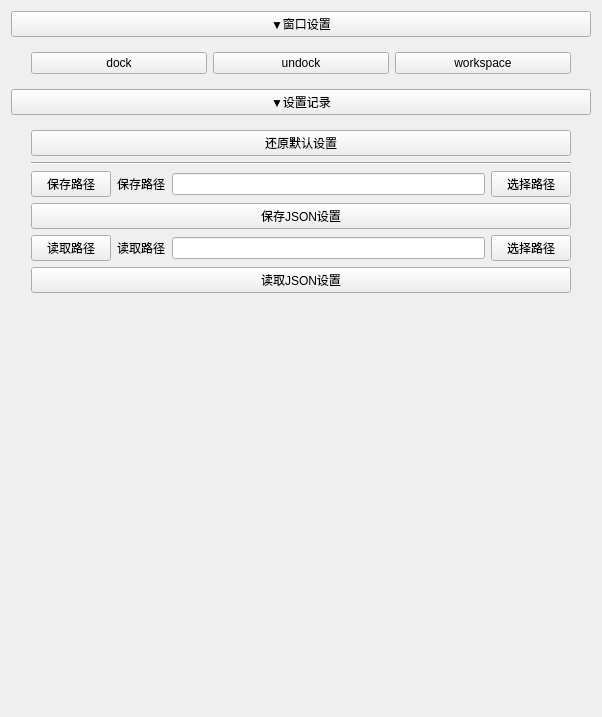
         <widget class="QWidget" name="scrollAreaWidgetContents_5">
          <property name="geometry">
           <rect>
            <x>0</x>
            <y>0</y>
            <width>602</width>
            <height>717</height>
           </rect>
          </property>
          <layout class="QVBoxLayout" name="verticalLayout_10">
           <item>
            <widget class="QPushButton" name="Window_Setting_Toggle">
             <property name="text">
              <string>▼窗口设置</string>
             </property>
            </widget>
           </item>
           <item>
            <widget class="QWidget" name="Window_Setting_Layout" native="true">
             <layout class="QHBoxLayout" name="horizontalLayout_3">
              <property name="leftMargin">
               <number>20</number>
              </property>
              <property name="rightMargin">
               <number>20</number>
              </property>
              <item>
               <widget class="QPushButton" name="Maya_Dock">
                <property name="text">
                 <string>dock</string>
                </property>
               </widget>
              </item>
              <item>
               <widget class="QPushButton" name="Maya_Undock">
                <property name="text">
                 <string>undock</string>
                </property>
               </widget>
              </item>
              <item>
               <widget class="QPushButton" name="Maya_Workspace">
                <property name="text">
                 <string>workspace</string>
                </property>
               </widget>
              </item>
             </layout>
            </widget>
           </item>
           <item>
            <widget class="QPushButton" name="Attribute_Setting_Toggle">
             <property name="font">
              <font>
               <weight>50</weight>
               <bold>false</bold>
              </font>
             </property>
             <property name="text">
              <string>▼设置记录</string>
             </property>
            </widget>
           </item>
           <item>
            <widget class="QWidget" name="Attribute_Setting_Layout" native="true">
             <layout class="QVBoxLayout" name="verticalLayout_11">
              <property name="leftMargin">
               <number>20</number>
              </property>
              <property name="topMargin">
               <number>9</number>
              </property>
              <property name="rightMargin">
               <number>20</number>
              </property>
              <property name="bottomMargin">
               <number>9</number>
              </property>
              <item>
               <widget class="QPushButton" name="Default_Setting">
                <property name="text">
                 <string>还原默认设置</string>
                </property>
               </widget>
              </item>
              <item>
               <widget class="Line" name="line">
                <property name="orientation">
                 <enum>Qt::Horizontal</enum>
                </property>
               </widget>
              </item>
              <item>
               <layout class="QHBoxLayout" name="horizontalLayout_30">
                <item>
                 <widget class="QPushButton" name="Win_SaveJSON_DIR">
                  <property name="text">
                   <string>保存路径</string>
                  </property>
                 </widget>
                </item>
                <item>
                 <widget class="QLabel" name="Win_SaveJSON_Label">
                  <property name="text">
                   <string>保存路径</string>
                  </property>
                 </widget>
                </item>
                <item>
                 <widget class="QLineEdit" name="Win_SaveJSON_LE"/>
                </item>
                <item>
                 <widget class="QPushButton" name="Win_SaveJSON_Browse">
                  <property name="text">
                   <string>选择路径</string>
                  </property>
                 </widget>
                </item>
               </layout>
              </item>
              <item>
               <widget class="QPushButton" name="Win_SaveJSON">
                <property name="text">
                 <string>保存JSON设置</string>
                </property>
               </widget>
              </item>
              <item>
               <layout class="QHBoxLayout" name="horizontalLayout_31">
                <item>
                 <widget class="QPushButton" name="Win_LoadJSON_DIR">
                  <property name="text">
                   <string>读取路径</string>
                  </property>
                 </widget>
                </item>
                <item>
                 <widget class="QLabel" name="Win_LoadJSON_Label">
                  <property name="text">
                   <string>读取路径</string>
                  </property>
                 </widget>
                </item>
                <item>
                 <widget class="QLineEdit" name="Win_LoadJSON_LE"/>
                </item>
                <item>
                 <widget class="QPushButton" name="Win_LoadJSON_Browse">
                  <property name="text">
                   <string>选择路径</string>
                  </property>
                 </widget>
                </item>
               </layout>
              </item>
              <item>
               <widget class="QPushButton" name="Win_LoadJSON">
                <property name="text">
                 <string>读取JSON设置</string>
                </property>
               </widget>
              </item>
             </layout>
            </widget>
           </item>
           <item>
            <spacer name="verticalSpacer">
             <property name="orientation">
              <enum>Qt::Vertical</enum>
             </property>
             <property name="sizeHint" stdset="0">
              <size>
               <width>392</width>
               <height>155</height>
              </size>
             </property>
            </spacer>
           </item>
          </layout>
         </widget>
